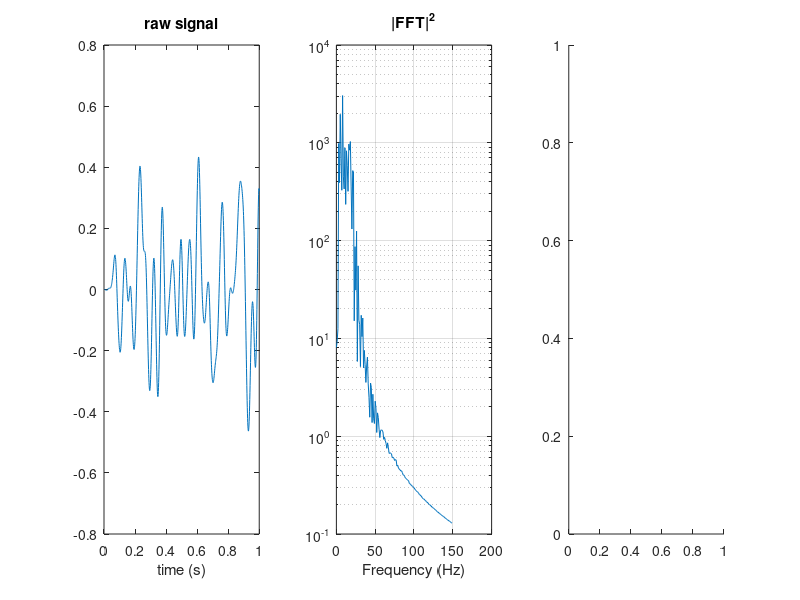

Write MATLAB code to recreate this figure. (Note: this script raises an error after producing the figure.)
rng('default');

fs = 1000;
N = fs*1;

[b, a] = butter(5, [3 20]/(fs/2));

x = filter(b,a, randn(N,1));
% x = x-mean(x);
xt = fft(x);
f = fs*(0:N-1)/N;

fr = find(f<150);


figure(1);

subplot(1,3,1);
plot((1:N)/fs, x);
title('raw signal');
xlabel('time (s)');

subplot(1,3,2);
semilogy(f(fr), abs(xt(fr)).^2);
title('|FFT|^2');
xlabel('Frequency (Hz)');
grid on

subplot(1,3,3);
pwelch(x, 1000, 2^9, 2^13, fs);
xlim([0 150])

figure(3);


subplot(1,3,1);
plot((1:N)/fs, x);
title('raw signal');
xlabel('time (s)');

subplot(1,3,2);
semilogy(f(fr), abs(xt(fr)).^2);
title('|FFT|^2');
xlabel('Frequency (Hz)');
grid on

subplot(1,3,3);
pmtm(x, 5, 2^10, fs);
xlim([0 150])



figure(2);
T = 500;
A = xcov(x, T, 'unbiased');
plot((-T:T)/fs, A);
xlabel('\Delta t');
title('Autocovariance');